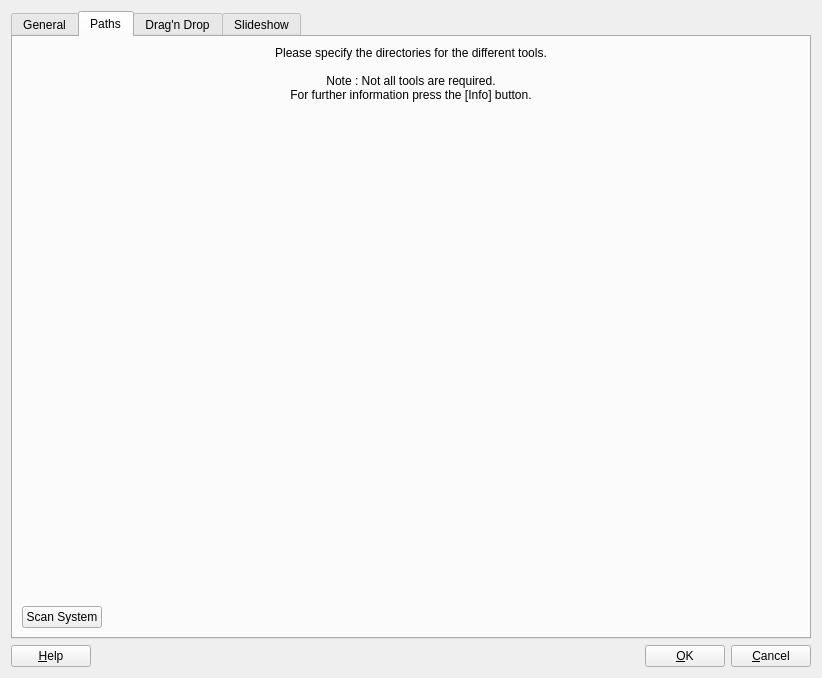
<?xml version="1.0" encoding="UTF-8"?>
<ui version="4.0">
 <class>uiDialogSetup</class>
 <widget class="QDialog" name="uiDialogSetup">
  <property name="geometry">
   <rect>
    <x>0</x>
    <y>0</y>
    <width>816</width>
    <height>678</height>
   </rect>
  </property>
  <property name="windowTitle">
   <string>Dialog</string>
  </property>
  <layout class="QVBoxLayout" name="verticalLayout">
   <item>
    <widget class="QTabWidget" name="tabWidget">
     <property name="toolTip">
      <string/>
     </property>
     <property name="whatsThis">
      <string/>
     </property>
     <property name="currentIndex">
      <number>1</number>
     </property>
     <widget class="QWidget" name="Widget2">
      <attribute name="title">
       <string>General</string>
      </attribute>
      <layout class="QVBoxLayout" name="verticalLayout_3">
       <item>
        <widget class="QFrame" name="frame">
         <property name="frameShape">
          <enum>QFrame::StyledPanel</enum>
         </property>
         <property name="frameShadow">
          <enum>QFrame::Raised</enum>
         </property>
         <layout class="QGridLayout" name="gridLayout_2">
          <item row="0" column="0">
           <layout class="QVBoxLayout" name="verticalLayout_2">
            <item>
             <widget class="QLabel" name="label">
              <property name="text">
               <string>The final DVD data structure will be placed here by the Create DVD option.</string>
              </property>
              <property name="alignment">
               <set>Qt::AlignCenter</set>
              </property>
             </widget>
            </item>
            <item>
             <layout class="QHBoxLayout" name="horizontalLayout_2">
              <item>
               <widget class="QLabel" name="textLabel1_6_2_2">
                <property name="text">
                 <string>DVD Directory :</string>
                </property>
               </widget>
              </item>
              <item>
               <widget class="QLineEdit" name="m_pEditProjectPath">
                <property name="text">
                 <string>./dvdproject/</string>
                </property>
               </widget>
              </item>
              <item>
               <widget class="QPushButton" name="m_pButtonBrowseProjectPath">
                <property name="text">
                 <string>Browse</string>
                </property>
               </widget>
              </item>
             </layout>
            </item>
           </layout>
          </item>
         </layout>
        </widget>
       </item>
       <item>
        <widget class="QFrame" name="frame_2">
         <property name="frameShape">
          <enum>QFrame::StyledPanel</enum>
         </property>
         <property name="frameShadow">
          <enum>QFrame::Raised</enum>
         </property>
         <layout class="QGridLayout" name="gridLayout_3">
          <item row="0" column="0">
           <layout class="QGridLayout" name="gridLayout">
            <item row="1" column="0">
             <widget class="QLabel" name="textLabel1_7">
              <property name="text">
               <string>Project Name :</string>
              </property>
             </widget>
            </item>
            <item row="1" column="2">
             <widget class="QPushButton" name="m_pButtonAdmin">
              <property name="text">
               <string>Admin ...</string>
              </property>
             </widget>
            </item>
            <item row="1" column="1">
             <widget class="QLineEdit" name="m_pEditProjectName">
              <property name="text">
               <string>Unnamed</string>
              </property>
             </widget>
            </item>
            <item row="2" column="0">
             <widget class="QLabel" name="textLabel1_6">
              <property name="text">
               <string>Temporary Directory : </string>
              </property>
             </widget>
            </item>
            <item row="2" column="1">
             <widget class="QLineEdit" name="m_pEditTempPath">
              <property name="text">
               <string>/tmp/</string>
              </property>
             </widget>
            </item>
            <item row="2" column="2">
             <widget class="QPushButton" name="m_pButtonBrowseTemp">
              <property name="text">
               <string>Browse</string>
              </property>
             </widget>
            </item>
            <item row="0" column="0" colspan="3">
             <widget class="QLabel" name="textLabel1_8">
              <property name="text">
               <string>A directory with the Project Name is created
in the Temporary Directory, and holds temporary data.</string>
              </property>
              <property name="alignment">
               <set>Qt::AlignCenter</set>
              </property>
             </widget>
            </item>
           </layout>
          </item>
         </layout>
        </widget>
       </item>
       <item>
        <widget class="QFrame" name="frame_3">
         <property name="frameShape">
          <enum>QFrame::StyledPanel</enum>
         </property>
         <property name="frameShadow">
          <enum>QFrame::Raised</enum>
         </property>
         <layout class="QGridLayout" name="gridLayout_5">
          <item row="0" column="0">
           <layout class="QGridLayout" name="gridLayout_4">
            <item row="1" column="0">
             <widget class="QComboBox" name="comboPreferredEngine"/>
            </item>
            <item row="1" column="1">
             <widget class="QPushButton" name="m_pButtonSetupEngine">
              <property name="text">
               <string>Setup Engine</string>
              </property>
             </widget>
            </item>
            <item row="1" column="2">
             <widget class="QPushButton" name="m_pButtonEngineInfo">
              <property name="text">
               <string>.  Info  .</string>
              </property>
             </widget>
            </item>
            <item row="0" column="0" colspan="3">
             <widget class="QLabel" name="label_2">
              <property name="text">
               <string>Select the Media engine you prefer to 
do the internal handling of the Media files (Video and Audio files)</string>
              </property>
              <property name="alignment">
               <set>Qt::AlignCenter</set>
              </property>
             </widget>
            </item>
           </layout>
          </item>
         </layout>
        </widget>
       </item>
       <item>
        <layout class="QHBoxLayout" name="horizontalLayout_3">
         <item>
          <widget class="QFrame" name="frame_4">
           <property name="frameShape">
            <enum>QFrame::StyledPanel</enum>
           </property>
           <property name="frameShadow">
            <enum>QFrame::Raised</enum>
           </property>
           <layout class="QHBoxLayout" name="horizontalLayout_4">
            <item>
             <widget class="QLabel" name="textLabel1_9">
              <property name="text">
               <string>Use external Player :</string>
              </property>
             </widget>
            </item>
            <item>
             <widget class="QComboBox" name="m_pComboExternalPlayer"/>
            </item>
           </layout>
          </widget>
         </item>
         <item>
          <widget class="QFrame" name="frame_5">
           <property name="frameShape">
            <enum>QFrame::StyledPanel</enum>
           </property>
           <property name="frameShadow">
            <enum>QFrame::Raised</enum>
           </property>
           <layout class="QGridLayout" name="gridLayout_6">
            <item row="0" column="0">
             <widget class="QLabel" name="textLabel1_5">
              <property name="text">
               <string>Max background threads</string>
              </property>
             </widget>
            </item>
            <item row="0" column="1">
             <widget class="QSpinBox" name="m_pSpinMaxThreads">
              <property name="minimum">
               <number>0</number>
              </property>
             </widget>
            </item>
           </layout>
          </widget>
         </item>
        </layout>
       </item>
       <item>
        <widget class="QFrame" name="frame_6">
         <property name="frameShape">
          <enum>QFrame::StyledPanel</enum>
         </property>
         <property name="frameShadow">
          <enum>QFrame::Raised</enum>
         </property>
         <layout class="QHBoxLayout" name="horizontalLayout_5">
          <item>
           <widget class="QCheckBox" name="m_pCheckDeleteOlder">
            <property name="text">
             <string>Delete temporary data older than</string>
            </property>
           </widget>
          </item>
          <item>
           <widget class="QLineEdit" name="m_pEditOlderThan">
            <property name="text">
             <string>30</string>
            </property>
           </widget>
          </item>
          <item>
           <widget class="QLabel" name="textLabel2_3">
            <property name="text">
             <string>days</string>
            </property>
           </widget>
          </item>
          <item>
           <spacer name="horizontalSpacer_2">
            <property name="orientation">
             <enum>Qt::Horizontal</enum>
            </property>
            <property name="sizeHint" stdset="0">
             <size>
              <width>153</width>
              <height>20</height>
             </size>
            </property>
           </spacer>
          </item>
          <item>
           <widget class="QPushButton" name="m_pButtonAdminTemp">
            <property name="text">
             <string>Admin Temp Space ...</string>
            </property>
           </widget>
          </item>
         </layout>
        </widget>
       </item>
       <item>
        <widget class="QFrame" name="frame_7">
         <property name="frameShape">
          <enum>QFrame::StyledPanel</enum>
         </property>
         <property name="frameShadow">
          <enum>QFrame::Raised</enum>
         </property>
         <layout class="QHBoxLayout" name="horizontalLayout_6">
          <item>
           <widget class="QLabel" name="textLabel1_2">
            <property name="text">
             <string>Number Of History Files</string>
            </property>
           </widget>
          </item>
          <item>
           <widget class="QSpinBox" name="m_pSpinMaxHistory">
            <property name="value">
             <number>10</number>
            </property>
           </widget>
          </item>
          <item>
           <widget class="QPushButton" name="m_pButtonReset">
            <property name="text">
             <string>Reset History Files</string>
            </property>
           </widget>
          </item>
          <item>
           <widget class="QLabel" name="textLabel1_3">
            <property name="text">
             <string>Autosave (in seconds) :</string>
            </property>
           </widget>
          </item>
          <item>
           <widget class="QSpinBox" name="m_pSpinAutosave">
            <property name="maximum">
             <number>65000</number>
            </property>
            <property name="value">
             <number>300</number>
            </property>
           </widget>
          </item>
         </layout>
        </widget>
       </item>
       <item>
        <widget class="QFrame" name="frame_8">
         <property name="frameShape">
          <enum>QFrame::StyledPanel</enum>
         </property>
         <property name="frameShadow">
          <enum>QFrame::Raised</enum>
         </property>
         <layout class="QGridLayout" name="gridLayout_7">
          <item row="0" column="0">
           <layout class="QHBoxLayout" name="horizontalLayout_7">
            <item>
             <widget class="QLabel" name="textLabel1_10">
              <property name="text">
               <string>Render animated DVDMenu temp images as :</string>
              </property>
             </widget>
            </item>
            <item>
             <widget class="QComboBox" name="m_pComboPNGRender">
              <property name="currentText">
               <string>png</string>
              </property>
              <property name="currentIndex">
               <number>0</number>
              </property>
              <item>
               <property name="text">
                <string>png</string>
               </property>
              </item>
             </widget>
            </item>
           </layout>
          </item>
          <item row="0" column="1">
           <spacer name="horizontalSpacer_3">
            <property name="orientation">
             <enum>Qt::Horizontal</enum>
            </property>
            <property name="sizeHint" stdset="0">
             <size>
              <width>370</width>
              <height>20</height>
             </size>
            </property>
           </spacer>
          </item>
         </layout>
        </widget>
       </item>
       <item>
        <spacer name="verticalSpacer">
         <property name="orientation">
          <enum>Qt::Vertical</enum>
         </property>
         <property name="sizeHint" stdset="0">
          <size>
           <width>20</width>
           <height>40</height>
          </size>
         </property>
        </spacer>
       </item>
      </layout>
     </widget>
     <widget class="QWidget" name="Widget3">
      <attribute name="title">
       <string>Paths</string>
      </attribute>
      <layout class="QGridLayout" name="gridLayout_8">
       <item row="0" column="0">
        <widget class="QLabel" name="m_pLabelHeader">
         <property name="text">
          <string>Please specify the directories for the different tools.

Note : Not all tools are required.
For further information press the [Info] button.</string>
         </property>
         <property name="alignment">
          <set>Qt::AlignCenter</set>
         </property>
        </widget>
       </item>
       <item row="1" column="0">
        <layout class="QVBoxLayout" name="m_pScrollLayout">
         <item>
          <spacer name="verticalSpacer_2">
           <property name="orientation">
            <enum>Qt::Vertical</enum>
           </property>
           <property name="sizeHint" stdset="0">
            <size>
             <width>20</width>
             <height>40</height>
            </size>
           </property>
          </spacer>
         </item>
         <item>
          <layout class="QHBoxLayout" name="horizontalLayout_8">
           <item>
            <widget class="QPushButton" name="m_pButtonScan">
             <property name="text">
              <string>Scan System</string>
             </property>
            </widget>
           </item>
           <item>
            <spacer name="horizontalSpacer_4">
             <property name="orientation">
              <enum>Qt::Horizontal</enum>
             </property>
             <property name="sizeHint" stdset="0">
              <size>
               <width>40</width>
               <height>20</height>
              </size>
             </property>
            </spacer>
           </item>
          </layout>
         </item>
        </layout>
       </item>
      </layout>
     </widget>
     <widget class="QWidget" name="TabPage">
      <attribute name="title">
       <string>Drag'n Drop</string>
      </attribute>
      <layout class="QVBoxLayout" name="verticalLayout_4">
       <item>
        <layout class="QGridLayout" name="gridLayout_9">
         <item row="0" column="0">
          <widget class="QGroupBox" name="groupBox1">
           <property name="title">
            <string>Thumbnail Size</string>
           </property>
           <layout class="QGridLayout" name="gridLayout_10">
            <item row="0" column="0">
             <widget class="QLabel" name="textLabel2_2">
              <property name="text">
               <string>width</string>
              </property>
             </widget>
            </item>
            <item row="0" column="1">
             <widget class="QLineEdit" name="m_pEditThumbnailWidth">
              <property name="text">
               <string>50</string>
              </property>
             </widget>
            </item>
            <item row="1" column="0">
             <widget class="QLabel" name="textLabel2_2_2">
              <property name="text">
               <string>height</string>
              </property>
             </widget>
            </item>
            <item row="1" column="1">
             <widget class="QLineEdit" name="m_pEditThumbnailHeight">
              <property name="text">
               <string>50</string>
              </property>
             </widget>
            </item>
           </layout>
          </widget>
         </item>
         <item row="0" column="1">
          <widget class="QGroupBox" name="groupBox1_2">
           <property name="title">
            <string>Button Size</string>
           </property>
           <layout class="QGridLayout" name="gridLayout_11">
            <item row="0" column="0">
             <widget class="QLabel" name="textLabel2_2_3">
              <property name="text">
               <string>width</string>
              </property>
             </widget>
            </item>
            <item row="0" column="1">
             <widget class="QLineEdit" name="m_pEditButtonWidth">
              <property name="text">
               <string>250</string>
              </property>
             </widget>
            </item>
            <item row="1" column="0">
             <widget class="QLabel" name="textLabel2_2_2_2">
              <property name="text">
               <string>height</string>
              </property>
             </widget>
            </item>
            <item row="1" column="1">
             <widget class="QLineEdit" name="m_pEditButtonHeight">
              <property name="text">
               <string>250</string>
              </property>
             </widget>
            </item>
           </layout>
          </widget>
         </item>
         <item row="1" column="0">
          <widget class="QGroupBox" name="buttonGroup1">
           <property name="title">
            <string>On Drop : </string>
           </property>
           <layout class="QVBoxLayout" name="verticalLayout_5">
            <item>
             <widget class="QRadioButton" name="m_pRadioImageButton">
              <property name="text">
               <string>Create Image B&amp;utton</string>
              </property>
             </widget>
            </item>
            <item>
             <widget class="QRadioButton" name="m_pRadioMovieButton">
              <property name="text">
               <string>Create Movie Butto&amp;n</string>
              </property>
             </widget>
            </item>
            <item>
             <spacer name="verticalSpacer_5">
              <property name="orientation">
               <enum>Qt::Vertical</enum>
              </property>
              <property name="sizeHint" stdset="0">
               <size>
                <width>20</width>
                <height>40</height>
               </size>
              </property>
             </spacer>
            </item>
            <item>
             <layout class="QHBoxLayout" name="horizontalLayout_9">
              <item>
               <widget class="QCheckBox" name="m_pCheckWithText">
                <property name="text">
                 <string>With Text at</string>
                </property>
               </widget>
              </item>
              <item>
               <widget class="QComboBox" name="m_pComboTextPosition">
                <item>
                 <property name="text">
                  <string>Bottom</string>
                 </property>
                </item>
                <item>
                 <property name="text">
                  <string>Top</string>
                 </property>
                </item>
                <item>
                 <property name="text">
                  <string>Left</string>
                 </property>
                </item>
                <item>
                 <property name="text">
                  <string>Right</string>
                 </property>
                </item>
               </widget>
              </item>
             </layout>
            </item>
            <item>
             <layout class="QHBoxLayout" name="horizontalLayout_10">
              <item>
               <widget class="QPushButton" name="m_pButtonFont">
                <property name="text">
                 <string>Font ...</string>
                </property>
               </widget>
              </item>
              <item>
               <widget class="QPushButton" name="m_pButtonColor">
                <property name="text">
                 <string>Color ...</string>
                </property>
               </widget>
              </item>
             </layout>
            </item>
           </layout>
          </widget>
         </item>
         <item row="1" column="1">
          <widget class="QGroupBox" name="m_pGroupBox4">
           <property name="title">
            <string>Movie Button</string>
           </property>
           <layout class="QVBoxLayout" name="verticalLayout_6">
            <item>
             <layout class="QHBoxLayout" name="horizontalLayout_11">
              <item>
               <widget class="QLabel" name="textLabel3">
                <property name="text">
                 <string>Start Offset :</string>
                </property>
               </widget>
              </item>
              <item>
               <widget class="QTimeEdit" name="m_pTimeEditStartOffset"/>
              </item>
             </layout>
            </item>
            <item>
             <layout class="QHBoxLayout" name="horizontalLayout_12">
              <item>
               <widget class="QLabel" name="textLabel3_2">
                <property name="text">
                 <string>Duration :</string>
                </property>
               </widget>
              </item>
              <item>
               <widget class="QTimeEdit" name="m_pTimeEditDuration"/>
              </item>
             </layout>
            </item>
            <item>
             <spacer name="verticalSpacer_3">
              <property name="orientation">
               <enum>Qt::Vertical</enum>
              </property>
              <property name="sizeHint" stdset="0">
               <size>
                <width>20</width>
                <height>40</height>
               </size>
              </property>
             </spacer>
            </item>
            <item>
             <layout class="QHBoxLayout" name="horizontalLayout_13">
              <item>
               <widget class="QLabel" name="textLabel1_4">
                <property name="text">
                 <string>Background priority :</string>
                </property>
               </widget>
              </item>
              <item>
               <widget class="QSpinBox" name="m_pSpinPriority"/>
              </item>
             </layout>
            </item>
            <item>
             <widget class="QCheckBox" name="m_pCheckStartAfterDropEvent">
              <property name="text">
               <string>start to convert after drop event</string>
              </property>
             </widget>
            </item>
           </layout>
          </widget>
         </item>
        </layout>
       </item>
       <item>
        <spacer name="verticalSpacer_4">
         <property name="orientation">
          <enum>Qt::Vertical</enum>
         </property>
         <property name="sizeHint" stdset="0">
          <size>
           <width>20</width>
           <height>215</height>
          </size>
         </property>
        </spacer>
       </item>
      </layout>
     </widget>
     <widget class="QWidget" name="TabPage2">
      <attribute name="title">
       <string>Slideshow</string>
      </attribute>
      <layout class="QGridLayout" name="gridLayout_12">
       <item row="0" column="0">
        <widget class="QGroupBox" name="groupBox14">
         <property name="title">
          <string>Default slideshow parameters</string>
         </property>
         <layout class="QGridLayout" name="gridLayout_13">
          <item row="0" column="0">
           <widget class="QGroupBox" name="m_pGroupGeneral">
            <property name="title">
             <string>General</string>
            </property>
            <layout class="QVBoxLayout" name="verticalLayout_11">
             <item>
              <layout class="QHBoxLayout" name="horizontalLayout_14">
               <item>
                <layout class="QVBoxLayout" name="verticalLayout_7">
                 <item>
                  <widget class="QLabel" name="textLabel3_3">
                   <property name="text">
                    <string>Image Delay</string>
                   </property>
                  </widget>
                 </item>
                 <item>
                  <widget class="QLabel" name="textLabel3_2_2">
                   <property name="text">
                    <string>Filter Delay</string>
                   </property>
                  </widget>
                 </item>
                </layout>
               </item>
               <item>
                <layout class="QVBoxLayout" name="verticalLayout_8">
                 <item>
                  <widget class="QSpinBox" name="m_pSpinImageDelay">
                   <property name="value">
                    <number>5</number>
                   </property>
                  </widget>
                 </item>
                 <item>
                  <widget class="QSpinBox" name="m_pSpinFilterDelay">
                   <property name="value">
                    <number>3</number>
                   </property>
                  </widget>
                 </item>
                </layout>
               </item>
               <item>
                <layout class="QVBoxLayout" name="verticalLayout_9">
                 <item>
                  <widget class="QLabel" name="textLabel2_4">
                   <property name="text">
                    <string>Sec</string>
                   </property>
                  </widget>
                 </item>
                 <item>
                  <widget class="QLabel" name="textLabel2_2_4">
                   <property name="text">
                    <string>Sec</string>
                   </property>
                  </widget>
                 </item>
                </layout>
               </item>
              </layout>
             </item>
             <item>
              <widget class="QGroupBox" name="buttonGroup1_3">
               <property name="title">
                <string>Parameters</string>
               </property>
               <layout class="QVBoxLayout" name="verticalLayout_12">
                <item>
                 <widget class="QRadioButton" name="m_pRadioImgImg">
                  <property name="text">
                   <string>Image -&gt; Image</string>
                  </property>
                 </widget>
                </item>
                <item>
                 <widget class="QRadioButton" name="m_pRadioImgBkgImg">
                  <property name="text">
                   <string>Img-&gt;bac&amp;kgnd-&gt;Img</string>
                  </property>
                 </widget>
                </item>
                <item>
                 <widget class="QCheckBox" name="m_pCheckKenBurns">
                  <property name="text">
                   <string>Create KenBurns</string>
                  </property>
                 </widget>
                </item>
               </layout>
              </widget>
             </item>
             <item>
              <layout class="QVBoxLayout" name="verticalLayout_10">
               <item>
                <widget class="QComboBox" name="m_pComboFormat">
                 <item>
                  <property name="text">
                   <string>NTSC ( 4:3 )</string>
                  </property>
                 </item>
                 <item>
                  <property name="text">
                   <string>PAL ( 4:3 )</string>
                  </property>
                 </item>
                 <item>
                  <property name="text">
                   <string>NTSC ( 16:9 )</string>
                  </property>
                 </item>
                 <item>
                  <property name="text">
                   <string>PAL ( 16:9 )</string>
                  </property>
                 </item>
                </widget>
               </item>
               <item>
                <widget class="QCheckBox" name="m_pCheckIntroPage">
                 <property name="text">
                  <string>Create Intro Slide</string>
                 </property>
                </widget>
               </item>
              </layout>
             </item>
            </layout>
           </widget>
          </item>
          <item row="0" column="1">
           <widget class="QGroupBox" name="groupBox15">
            <property name="title">
             <string>Transition Preview</string>
            </property>
            <layout class="QGridLayout" name="gridLayout_14">
             <item row="0" column="0">
              <widget class="QLabel" name="m_pLabelPreview">
               <property name="text">
                <string/>
               </property>
              </widget>
             </item>
             <item row="0" column="1">
              <widget class="QPushButton" name="m_pButtonAnim">
               <property name="text">
                <string>A
n
i
m</string>
               </property>
              </widget>
             </item>
            </layout>
           </widget>
          </item>
          <item row="0" column="2" rowspan="2">
           <widget class="QGroupBox" name="groupBox5_2">
            <property name="title">
             <string>Random Transitions</string>
            </property>
            <layout class="QVBoxLayout" name="verticalLayout_13">
             <item>
              <layout class="QHBoxLayout" name="horizontalLayout_15">
               <item>
                <widget class="QPushButton" name="m_pButtonSelectTrans">
                 <property name="text">
                  <string>Select</string>
                 </property>
                </widget>
               </item>
               <item>
                <widget class="QPushButton" name="m_pButtonAllTrans">
                 <property name="text">
                  <string>All</string>
                 </property>
                </widget>
               </item>
               <item>
                <widget class="QPushButton" name="m_pButtonClearTrans">
                 <property name="text">
                  <string>Clear</string>
                 </property>
                </widget>
               </item>
              </layout>
             </item>
             <item>
              <widget class="QTreeWidget" name="m_pListViewTransitions">
               <column>
                <property name="text">
                 <string notr="true">1</string>
                </property>
               </column>
              </widget>
             </item>
            </layout>
           </widget>
          </item>
          <item row="1" column="0">
           <widget class="QGroupBox" name="groupBox1_3">
            <property name="title">
             <string>Random Background</string>
            </property>
            <layout class="QVBoxLayout" name="verticalLayout_14">
             <item>
              <widget class="QListWidget" name="m_pListBackground"/>
             </item>
             <item>
              <layout class="QHBoxLayout" name="horizontalLayout_16">
               <item>
                <widget class="QPushButton" name="m_pButtonAddImage">
                 <property name="text">
                  <string>Img...</string>
                 </property>
                </widget>
               </item>
               <item>
                <widget class="QPushButton" name="m_pButtonColorBackround">
                 <property name="text">
                  <string>Clr...</string>
                 </property>
                </widget>
               </item>
               <item>
                <widget class="QPushButton" name="m_pButtonDelBackground">
                 <property name="text">
                  <string>Del</string>
                 </property>
                </widget>
               </item>
              </layout>
             </item>
            </layout>
           </widget>
          </item>
          <item row="1" column="1">
           <widget class="QGroupBox" name="m_pGroupAudio">
            <property name="title">
             <string>Random Audio</string>
            </property>
            <layout class="QGridLayout" name="gridLayout_15">
             <item row="1" column="0">
              <layout class="QHBoxLayout" name="horizontalLayout_17">
               <item>
                <widget class="QPushButton" name="m_pButtonAddAudio">
                 <property name="text">
                  <string>Add ...</string>
                 </property>
                </widget>
               </item>
               <item>
                <widget class="QPushButton" name="m_pButtonDelAudio">
                 <property name="text">
                  <string>Delete</string>
                 </property>
                </widget>
               </item>
              </layout>
             </item>
             <item row="0" column="0">
              <widget class="QListWidget" name="m_pListAudio"/>
             </item>
            </layout>
           </widget>
          </item>
         </layout>
        </widget>
       </item>
      </layout>
     </widget>
    </widget>
   </item>
   <item>
    <layout class="QHBoxLayout" name="horizontalLayout">
     <item>
      <widget class="QPushButton" name="buttonHelp">
       <property name="text">
        <string>&amp;Help</string>
       </property>
      </widget>
     </item>
     <item>
      <spacer name="horizontalSpacer">
       <property name="orientation">
        <enum>Qt::Horizontal</enum>
       </property>
       <property name="sizeHint" stdset="0">
        <size>
         <width>40</width>
         <height>20</height>
        </size>
       </property>
      </spacer>
     </item>
     <item>
      <widget class="QPushButton" name="buttonOk">
       <property name="text">
        <string>&amp;OK</string>
       </property>
      </widget>
     </item>
     <item>
      <widget class="QPushButton" name="buttonCancel">
       <property name="text">
        <string>&amp;Cancel</string>
       </property>
      </widget>
     </item>
    </layout>
   </item>
  </layout>
 </widget>
 <resources/>
 <connections/>
</ui>
